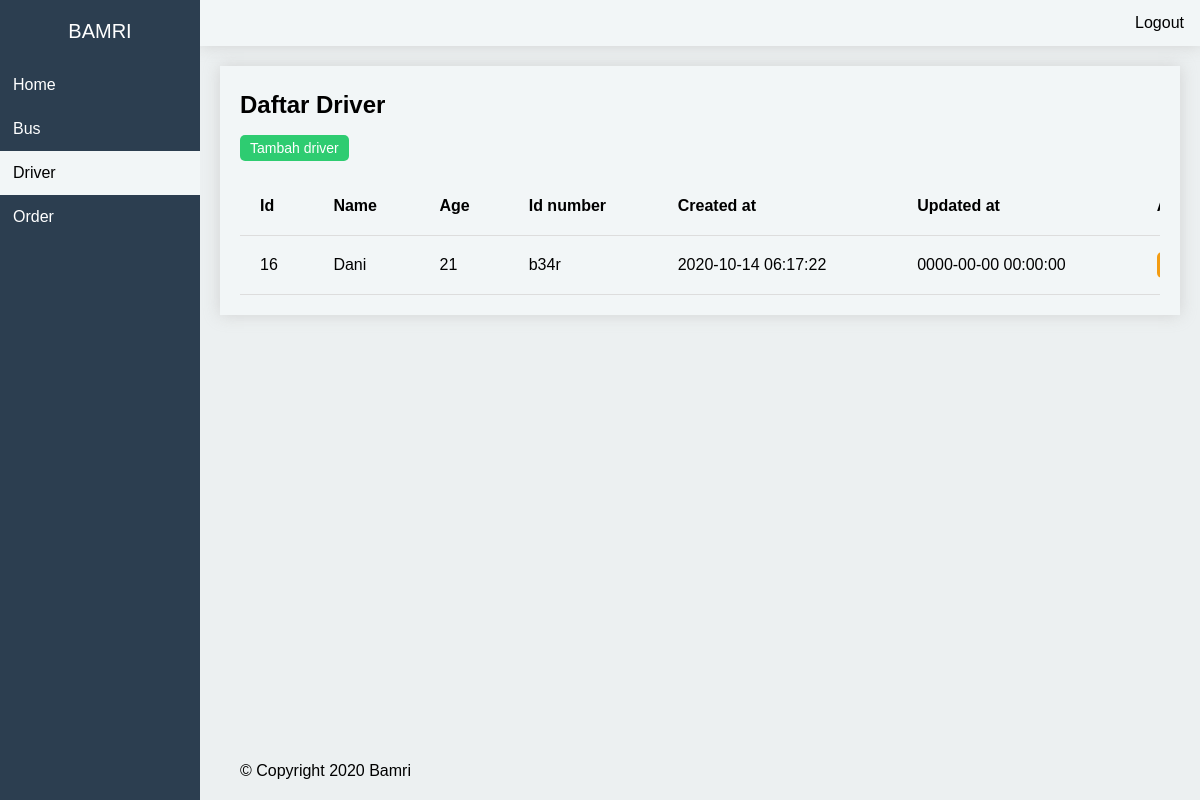
/driver/driver.php (signed in), run on the app's committed database.
### tables this page shows
CREATE TABLE `drivers` (
  `id` int(11) UNSIGNED NOT NULL,
  `name` varchar(255) NOT NULL,
  `age` int(11) NOT NULL,
  `id_number` varchar(255) NOT NULL,
  `created_at` timestamp NOT NULL DEFAULT CURRENT_TIMESTAMP,
  `updated_at` timestamp NOT NULL DEFAULT '0000-00-00 00:00:00' ON UPDATE CURRENT_TIMESTAMP
);

### driver/driver.php (the view, shortened to what this page needs)
<!DOCTYPE html>
<html lang="en">
<head>
    <link rel="stylesheet" href="../style.css">
</head>
<body>
    <div class="topnav">
        <a class="logout" href="../logout.php">Logout</a>
    </div>
    <div class="sidenav">
        <a class="logo" href="">BAMRI</a>
        <a href="../index.php">Home</a>
        <a href="../bus/bus.php">Bus</a>
        <a class="active" href="driver.php">Driver</a>
        <a href="../order/order.php">Order</a>
    </div>
    <div class="content">
        <div class="card">
            <h2>Daftar Driver</h2>
            <a class="btn-add" href="add_driver.php">Tambah driver</a>
            <div style="overflow-x:auto;">
                <table>
                    <thead>
                        <tr>
                            <th>Id</th>
                            <th>Name</th>
                            <th>Age</th>
                            <th>Id number</th>
                            <th>Created at</th>
                            <th>Updated at</th>
                            <th>Action</th>
                        </tr>
                    </thead>
                    <tbody>
                        <?php
                        include "../config.php";
                        $data = mysqli_query($conn, "SELECT * FROM drivers");
                        while ($d = mysqli_fetch_array($data)) {
                        ?>
                            <td><?= $d['id'] ?></td>
                            <td><?= $d['name'] ?></td>
                            <td><?= $d['age'] ?></td>
                            <td><?= $d['id_number'] ?></td>
                            <td><?= $d['created_at'] ?></td>
                            <td><?= $d['updated_at'] ?></td>
                            <td>
                                <a class="btn-edit" href="update_driver.php?id=<?= $d['id']; ?>">Edit</a>
                            </td>
                        <?php
                        }
                        ?>
                    </tbody>
                </table>
            </div>
        </div>
        <div class="footer">&copy; Copyright 2020 Bamri</div>
    </div>
</body>
</html>

### style.css (style rules this page uses)
* { box-sizing: border-box; }
body { margin: 0; font-family: Arial, Helvetica, sans-serif; background-color: #ecf0f1; }
.topnav { overflow: hidden; background-color: #f2f6f7; margin-left: 200px; box-shadow: 0px 0px 15px 0px rgba(200, 200, 200, 0.75); }
.topnav a { float: right; display: block; color: #000; text-align: center; padding: 14px 16px; text-decoration: none; }
.sidenav { height: 100%; width: 200px; position: fixed; z-index: 1; top: 0; left: 0; background-color: #2c3e50; overflow-x: hidden; }
.sidenav a { color: white; padding: 13px; text-decoration: none; display: block; }
.sidenav .active { background-color: #f2f6f7; color: #000; }
.content { margin-left: 200px; padding-left: 20px; }
.card { background-color: #f2f6f7; padding: 5px 20px 20px 20px; margin-top: 20px; margin-right: 20px; box-shadow: 0px 0px 15px 0px rgba(200, 200, 200, 0.75); }
.sidenav .logo { padding: 20px; text-align: center; font-size: 20px; }
table, td, th { border-bottom: 1px solid #ddd; text-align: left; }
table { margin-top: 20px; border-collapse: collapse; width: 1086px; }
th, td { padding: 20px; }
.btn-add { background-color: #2ecc71; padding: 5px 10px 5px 10px; font-size: 14px; color: #fff; text-decoration: none; border-radius: 5px; }
.btn-edit, .btn-delete { padding: 5px 10px 5px 10px; border-radius: 5px; width: 20px; text-decoration: none; color: #ddd; font-size: 14px; }
.btn-edit { background-color: #f39c12; }
.footer { text-align: center; bottom: 0; position: fixed; padding: 20px; }

### data on the page
drivers: id "16", name "Dani", age "21", id_number "b34r", created_at "2020-10-14 06:17:22", updated_at "0000-00-00 00:00:00"
